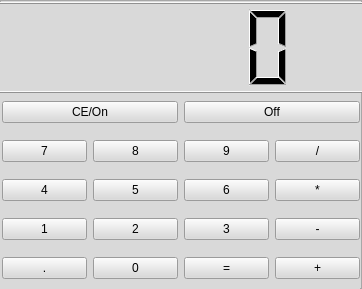
<?xml version="1.0" encoding="UTF-8"?>
<ui version="4.0">
 <class>MainWindow</class>
 <widget class="QMainWindow" name="MainWindow">
  <property name="geometry">
   <rect>
    <x>0</x>
    <y>0</y>
    <width>362</width>
    <height>289</height>
   </rect>
  </property>
  <property name="minimumSize">
   <size>
    <width>362</width>
    <height>289</height>
   </size>
  </property>
  <property name="maximumSize">
   <size>
    <width>362</width>
    <height>289</height>
   </size>
  </property>
  <property name="windowTitle">
   <string>Calculadora</string>
  </property>
  <property name="windowIcon">
   <iconset resource="resource.qrc">
    <normaloff>:/newPrefix/ico.ico</normaloff>:/newPrefix/ico.ico</iconset>
  </property>
  <widget class="QWidget" name="centralwidget">
   <layout class="QGridLayout" name="gridLayout">
    <property name="leftMargin">
     <number>0</number>
    </property>
    <property name="topMargin">
     <number>0</number>
    </property>
    <property name="rightMargin">
     <number>0</number>
    </property>
    <property name="bottomMargin">
     <number>0</number>
    </property>
    <item row="0" column="0">
     <widget class="QFrame" name="frame">
      <property name="styleSheet">
       <string notr="true">background-color: rgb(217, 217, 217);</string>
      </property>
      <property name="frameShape">
       <enum>QFrame::StyledPanel</enum>
      </property>
      <property name="frameShadow">
       <enum>QFrame::Raised</enum>
      </property>
      <widget class="QWidget" name="gridLayoutWidget">
       <property name="geometry">
        <rect>
         <x>-1</x>
         <y>90</y>
         <width>361</width>
         <height>201</height>
        </rect>
       </property>
       <layout class="QGridLayout" name="gridLayout_2">
        <property name="leftMargin">
         <number>3</number>
        </property>
        <item row="2" column="3">
         <widget class="QPushButton" name="mult">
          <property name="text">
           <string>*</string>
          </property>
         </widget>
        </item>
        <item row="4" column="2">
         <widget class="QPushButton" name="igual">
          <property name="text">
           <string>=</string>
          </property>
         </widget>
        </item>
        <item row="3" column="3">
         <widget class="QPushButton" name="sub">
          <property name="text">
           <string>-</string>
          </property>
         </widget>
        </item>
        <item row="4" column="1">
         <widget class="QPushButton" name="p0">
          <property name="text">
           <string>0</string>
          </property>
         </widget>
        </item>
        <item row="1" column="2">
         <widget class="QPushButton" name="p9">
          <property name="text">
           <string>9</string>
          </property>
         </widget>
        </item>
        <item row="4" column="0">
         <widget class="QPushButton" name="ponto">
          <property name="text">
           <string>.</string>
          </property>
         </widget>
        </item>
        <item row="2" column="0">
         <widget class="QPushButton" name="p4">
          <property name="text">
           <string>4</string>
          </property>
         </widget>
        </item>
        <item row="3" column="0">
         <widget class="QPushButton" name="p1">
          <property name="text">
           <string>1</string>
          </property>
         </widget>
        </item>
        <item row="1" column="0">
         <widget class="QPushButton" name="p7">
          <property name="text">
           <string>7</string>
          </property>
         </widget>
        </item>
        <item row="1" column="1">
         <widget class="QPushButton" name="p8">
          <property name="text">
           <string>8</string>
          </property>
         </widget>
        </item>
        <item row="2" column="1">
         <widget class="QPushButton" name="p5">
          <property name="text">
           <string>5</string>
          </property>
         </widget>
        </item>
        <item row="2" column="2">
         <widget class="QPushButton" name="p6">
          <property name="text">
           <string>6</string>
          </property>
         </widget>
        </item>
        <item row="1" column="3">
         <widget class="QPushButton" name="div">
          <property name="text">
           <string>/</string>
          </property>
         </widget>
        </item>
        <item row="4" column="3">
         <widget class="QPushButton" name="soma">
          <property name="text">
           <string>+</string>
          </property>
         </widget>
        </item>
        <item row="3" column="2">
         <widget class="QPushButton" name="p3">
          <property name="text">
           <string>3</string>
          </property>
         </widget>
        </item>
        <item row="3" column="1">
         <widget class="QPushButton" name="p2">
          <property name="text">
           <string>2</string>
          </property>
         </widget>
        </item>
        <item row="0" column="0" colspan="2">
         <widget class="QPushButton" name="on">
          <property name="text">
           <string>CE/On</string>
          </property>
         </widget>
        </item>
        <item row="0" column="2" colspan="2">
         <widget class="QPushButton" name="off">
          <property name="text">
           <string>Off</string>
          </property>
         </widget>
        </item>
       </layout>
      </widget>
      <widget class="QLCDNumber" name="visor">
       <property name="geometry">
        <rect>
         <x>-6</x>
         <y>2</y>
         <width>371</width>
         <height>91</height>
        </rect>
       </property>
      </widget>
     </widget>
    </item>
   </layout>
  </widget>
 </widget>
 <resources>
  <include location="resource.qrc"/>
 </resources>
 <connections/>
</ui>
